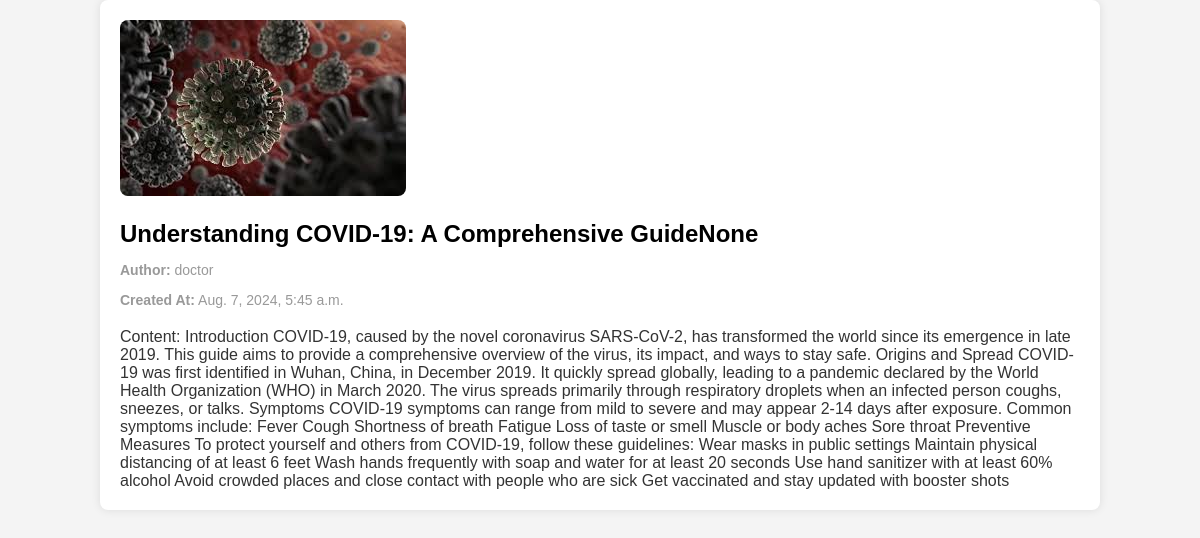
Screenshot of /post/9/ with the database file from the repository.
### BlogPost/models.py (models this page shows, shortened)
class BlogPost(models.Model):
    CATEGORY_CHOICES = (
        ('Mental Health', 'Mental Health'),
        ('Heart Disease', 'Heart Disease'),
        ('Covid-19', 'Covid-19'),
        ('Immunization', 'Immunization'),
    )
    title = models.CharField(max_length=255)
    image = models.ImageField()
    image = models.ImageField(upload_to='blog_images/')
    category = models.CharField(max_length=50, choices=CATEGORY_CHOICES)
    summary = models.TextField()
    content = models.TextField()
    author = models.ForeignKey(User, on_delete=models.CASCADE)
    is_draft = models.BooleanField(default=False)
    created_at = models.DateTimeField(auto_now_add=True)

### accounts/models.py (models this page shows, shortened)
class User(AbstractBaseUser,PermissionsMixin):
    DOCTOR = 1
    PATIENT = 2
    ROLE_CHOICE = (
        (DOCTOR,'Doctor'),
        (PATIENT,'Patient'),
    )
    first_name = models.CharField(max_length=50)
    last_name = models.CharField(max_length=50)
    username = models.CharField(max_length=50,unique=True)
    email = models.EmailField(max_length=100,unique=True)
    phone_number = models.CharField(max_length=12,blank=True)
    role = models.PositiveSmallIntegerField(choices=ROLE_CHOICE,blank=True,null=True)
    address = models.CharField(max_length=250,blank=True,null=True)
    country = models.CharField(max_length=15,blank=True,null=True)
    state = models.CharField(max_length=15,blank=True,null=True)
    city = models.CharField(max_length=15,blank=True,null=True)
    pin_code = models.CharField(max_length=6,blank=True,null=True)
    date_joined = models.DateTimeField(auto_now_add=True)
    last_login = models.DateTimeField(auto_now_add=True)
    create_date = models.DateTimeField(auto_now_add=True)
    modified_date = models.DateTimeField(auto_now_add=True)
    is_admin = models.BooleanField(default=False)
    is_staff = models.BooleanField(default=False)
    is_active = models.BooleanField(default=False)
    is_superadmin = models.BooleanField(default=False)
    groups = models.ManyToManyField(
        'auth.Group',
        related_name='custom_user_set',  # Custom related_name
        blank=True,
        help_text=('The groups this user belongs to. A user will get all permissions granted to each of their groups.'),
        verbose_name=('groups'),
    )
    user_permissions = models.ManyToManyField(
        'auth.Permission',
        related_name='custom_user_set',  # Custom related_name
        blank=True,
        help_text=('Specific permissions for this user.'),
        verbose_name=('user permissions'),
    )
    USERNAME_FIELD = 'email'
    REQUIRED_FIELDS = ['username','first_name','last_name']
    objects = UserManager()

### accounts/views.py (the view)
# urls.py: path('post/<int:id>/', views.blog_post_detail, name='blog_post_detail'),
def blog_post_detail(request,id):
    post = get_object_or_404(BlogPost,id=id)
    context = {
        'post':post,
    }
    return render(request,'blog_post_detail.html',context)

### templates/blog_post_detail.html (shortened to what this page needs)
<!DOCTYPE html>
<html lang="en">
<head>
</head>
<body>
    <div class="container">
        <img src="{{ post.image.url }}" alt="Blog Image" class="blog-image">
        <h1 class="blog-title">{{ post.title }}</h1>
        <div class="blog-meta">
            <p><strong>Author:</strong> {{ post.author.username }}</p>
            <p><strong>Created At:</strong> {{ post.created_at }}</p>
        </div>
        <div class="blog-content">
            {{ post.content }}
        </div>
    </div>
</body>
</html>

### templates/blog_post_detail.html (style rules this page uses)
body { font-family: Arial, sans-serif; background-color: #f4f4f4; margin: 0; padding: 0; }
.container { width: 80%; margin: auto; padding: 20px; background: #fff; border-radius: 8px; box-shadow: 0 0 10px rgba(0, 0, 0, 0.1); }
.blog-image { max-width: 100%; height: auto; border-radius: 8px; }
.blog-title { font-size: 24px; margin-top: 20px; margin-bottom: 10px; }
.blog-content { font-size: 16px; color: #333; }
.blog-meta { font-size: 14px; color: #999; margin-bottom: 20px; }

### rows the page displays
BlogPost: image (picture), title "Understanding COVID-19: A Comprehensive GuideNone", author.username "doctor", created_at "Aug. 7, 2024, 5:45 a.m.", content "Content: Introduction COVID-19, caused by the novel coronavirus SARS-CoV-2, has transformed the world since its emergence in late 2019. This guide aims to provide a comprehensive overview of the virus, its impact, and ways to stay safe. Origins and Spread COVID-19 was first identified in Wuhan, China, in December 2019. It quickly spread globally, leading to a pandemic declared by the World Health Organization (WHO) in March 2020. The virus spreads primarily through respiratory droplets when an infected person coughs, sneezes, or talks. Symptoms COVID-19 symptoms can range from mild to severe and may appear 2-14 days after exposure. Common symptoms include: Fever Cough Shortness of breath…"
